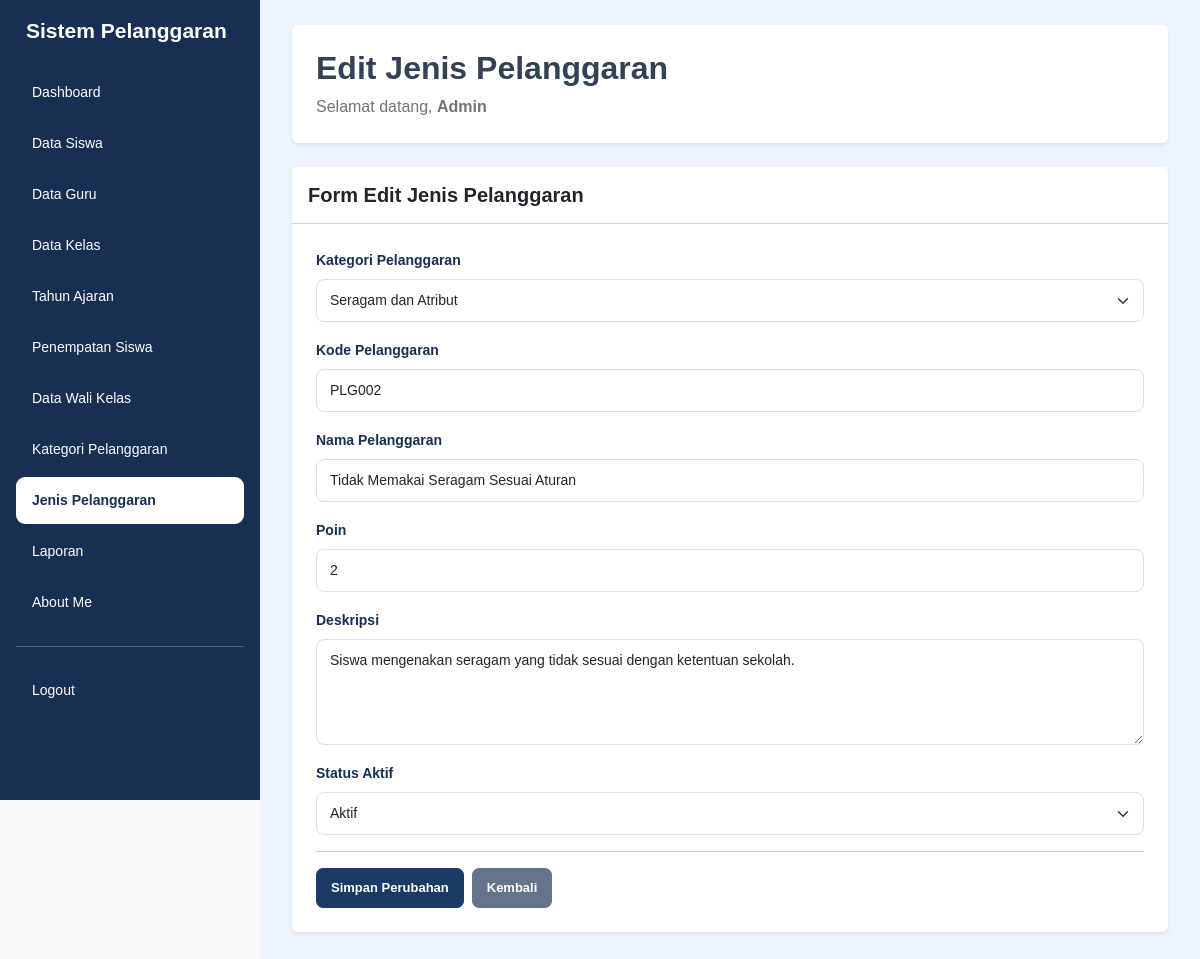
/edit_jenis_pelanggaran.php?id=2 (signed in), run on the app's committed database.
### tables this page shows
CREATE TABLE `t_pelanggaran` (
  `id` int(11) NOT NULL,
  `pelanggaran_kategori_id` int(11) NOT NULL,
  `kode` varchar(30) NOT NULL,
  `nama` varchar(150) NOT NULL,
  `poin` int(11) NOT NULL,
  `deskripsi` text NOT NULL,
  `status_aktif` tinyint(1) NOT NULL,
  `created_at` timestamp NOT NULL DEFAULT current_timestamp(),
  `updated_at` timestamp NOT NULL DEFAULT current_timestamp()
);

CREATE TABLE `t_pelanggaran_kategori` (
  `id` int(11) NOT NULL,
  `nama` varchar(100) NOT NULL,
  `deskripsi` text NOT NULL,
  `status_aktif` tinyint(1) NOT NULL,
  `created_at` timestamp NOT NULL DEFAULT current_timestamp(),
  `updated_at` timestamp NOT NULL DEFAULT current_timestamp()
);

### edit_jenis_pelanggaran.php (the view, shortened to what this page needs)
<?php
include 'config/koneksi.php';
$name = $_SESSION['name'] ?? 'Admin';
$halaman = basename($_SERVER['PHP_SELF']);
$id = (int) $_GET['id'];
$query = mysqli_query($koneksi, "SELECT * FROM t_pelanggaran WHERE id = '$id'");
$data = mysqli_fetch_assoc($query);
$kategori = mysqli_query($koneksi, "SELECT * FROM t_pelanggaran_kategori");
?>
<!DOCTYPE html>
<html lang="id">
<head>
    <link href="https://cdn.jsdelivr.net/npm/bootstrap@5.3.8/dist/css/bootstrap.min.css" rel="stylesheet">
    <link rel="stylesheet" href="style/style.css">
</head>
<body class="bg-light">
<div class="container-fluid">
    <div class="row">
        <div class="sidebar col-md-3 col-lg-2 position-fixed top-0 start-0 vh-100 p-3 overflow-auto">
            <h4 class="text-white mb-4">Sistem Pelanggaran</h4>
            <ul class="nav nav-pills flex-column gap-1">
                <li class="nav-item">
                    <a href="dashboard.php" class="nav-link text-white">Dashboard</a>
                </li>
                <li class="nav-item">
                    <a href="data_siswa.php" class="nav-link text-white">Data Siswa</a>
                </li>
                <li class="nav-item">
                    <a href="data_guru.php" class="nav-link text-white">Data Guru</a>
                </li>
                <li class="nav-item">
                    <a href="data_kelas.php" class="nav-link text-white">Data Kelas</a>
                </li>
                <li class="nav-item">
                    <a href="data_tahun_ajaran.php" class="nav-link text-white">Tahun Ajaran</a>
                </li>
                <li class="nav-item">
                    <a href="data_penempatan_siswa.php" class="nav-link text-white">Penempatan Siswa</a>
                </li>
                <li class="nav-item">
                    <a href="data_wali_kelas.php" class="nav-link text-white">Data Wali Kelas</a>
                </li>
                <li class="nav-item">
                    <a href="data_kategori_pelanggaran.php" class="nav-link text-white">Kategori Pelanggaran</a>
                </li>
                <li class="nav-item">
                    <a href="data_jenis_pelanggaran.php"
                       class="nav-link <?= $halaman == 'edit_jenis_pelanggaran.php' ? 'active' : 'text-white'; ?>">
                        Jenis Pelanggaran
                    </a>
                </li>
                <li class="nav-item">
                    <a href="laporan.php" class="nav-link text-white">Laporan</a>
                </li>
                <li class="nav-item">
                    <a href="about_me.php" class="nav-link text-white">About Me</a>
                </li>
                <hr class="border-white">
                <li class="nav-item">
                    <a href="logout.php" class="nav-link text-white">Logout</a>
                </li>
            </ul>
        </div>
        <main class="content-main">
            <div class="page-content">
                <div class="bg-white rounded shadow-sm p-4 mb-4">
                    <h2 class="fw-bold">Edit Jenis Pelanggaran</h2>
                    <p class="text-secondary mb-0">
                        Selamat datang,
                        <b><?= htmlspecialchars($name); ?></b>
                    </p>
                </div>
                <div class="card shadow-sm border-0">
                    <div class="card-header bg-white py-3">
                        <h5 class="mb-0 fw-bold">Form Edit Jenis Pelanggaran</h5>
                    </div>
                    <div class="card-body p-4">
                        <form action="proses_edit_jenis_pelanggaran.php" method="POST">
                            <div class="mb-3">
                                <label class="form-label">Kategori Pelanggaran</label>
                                <select name="pelanggaran_kategori_id" class="form-select" required>
                                    <?php while ($kat = mysqli_fetch_assoc($kategori)) { ?>
                                        <option value="<?= htmlspecialchars($kat['id']); ?>"
                                            <?= ($data['pelanggaran_kategori_id'] == $kat['id']) ? 'selected' : ''; ?>>
                                            <?= htmlspecialchars($kat['nama']); ?>
                                        </option>
                                    <?php } ?>
                                </select>
                            </div>
                            <div class="mb-3">
                                <label class="form-label">Kode Pelanggaran</label>
                                <input type="text" name="kode" class="form-control"
                                       value="<?= htmlspecialchars($data['kode']); ?>" required>
                            </div>
                            <div class="mb-3">
                                <label class="form-label">Nama Pelanggaran</label>
                                <input type="text" name="nama" class="form-control"
                                       value="<?= htmlspecialchars($data['nama']); ?>" required>
                            </div>
                            <div class="mb-3">
                                <label class="form-label">Poin</label>
                                <input type="number" name="poin" class="form-control"
                                       value="<?= htmlspecialchars($data['poin']); ?>"
                                       min="0" required>
                            </div>
                            <div class="mb-3">
                                <label class="form-label">Deskripsi</label>
                                <textarea name="deskripsi" class="form-control" rows="4"><?= htmlspecialchars($data['deskripsi'] ?? ''); ?></textarea>
                            </div>
                            <div class="mb-3">
                                <label class="form-label">Status Aktif</label>
                                <select name="status_aktif" class="form-select" required>
                                    <option value="1"
                                        <?= ((string) $data['status_aktif'] === '1') ? 'selected' : ''; ?>>
                                        Aktif
                                    </option>
                                </select>
                            </div>
                            <hr>
                            <div class="d-flex gap-2 mt-3">
                                <button type="submit" name="update" class="btn btn-primary">
                                    Simpan Perubahan
                                </button>
                                <a href="data_jenis_pelanggaran.php" class="btn btn-secondary">
                                    Kembali
                                </a>
                            </div>
                        </form>
                    </div>
                </div>
            </div>
        </main>
    </div>
</div>
</body>
</html>

### style/style.css (style rules this page uses)
* { box-sizing: border-box; }
html { width: 100%; min-height: 100%; overflow-x: hidden; }
body { width: 100%; min-height: 100vh; margin: 0; padding: 0; font-family: Arial, Helvetica, sans-serif; background-color: #edf4fd; color: #334155; }
a { text-decoration: none; }
.sidebar { position: fixed !important; top: 0; left: 0; width: 260px !important; max-width: 260px !important; height: 100vh; padding: 24px 15px; background-color: #172f52 !important; z-index: 1001; overflow-y: auto; overflow-x: hidden; flex: none !important; }
.sidebar h4 { color: #ffffff; font-size: 21px; font-weight: 700; margin: 0 0 38px; padding: 0 10px; line-height: 1.4; }
.sidebar .nav { display: flex; flex-direction: column; gap: 7px; }
.sidebar .nav-item { width: 100%; }
.sidebar .nav-link { display: block; width: 100%; padding: 13px 16px; border-radius: 9px; color: #e2eaf6; font-size: 14px; font-weight: 500; transition: all 0.2s ease; }
.sidebar .nav-link.active { background-color: #ffffff !important; color: #172f52 !important; font-weight: 700; }
.content-main { display: block !important; position: relative; width: calc(100% - 260px) !important; max-width: none !important; min-height: 100vh; margin-left: 260px !important; margin-right: 0 !important; padding: 25px 32px 35px !important; background-color: #edf4fd; overflow-x: hidden; }
.btn { display: inline-flex; justify-content: center; align-items: center; border-radius: 7px; padding: 9px 14px; font-size: 13px; font-weight: 600; white-space: nowrap; transition: all 0.2s ease; }
.btn-primary { background-color: #193b65; border-color: #193b65; color: #ffffff; }
.btn-secondary { background-color: #64748b; border-color: #64748b; color: #ffffff; }
.form-label { color: #172f52; font-size: 14px; font-weight: 600; }
.form-control, .form-select { padding: 10px 13px; border: 1px solid #d5e0ee; border-radius: 8px; font-size: 14px; }
@media (min-width: 768px) { .content-main { padding-top: 25px !important; } }

### data on the page
t_pelanggaran: pelanggaran_kategori_id "Seragam dan Atribut", kode "PLG002", nama "Tidak Memakai Seragam Sesuai Aturan", poin "2", deskripsi "Siswa mengenakan seragam yang tidak sesuai dengan ketentuan sekolah.", status_aktif "Aktif"

### other printed values
$name "Admin"
